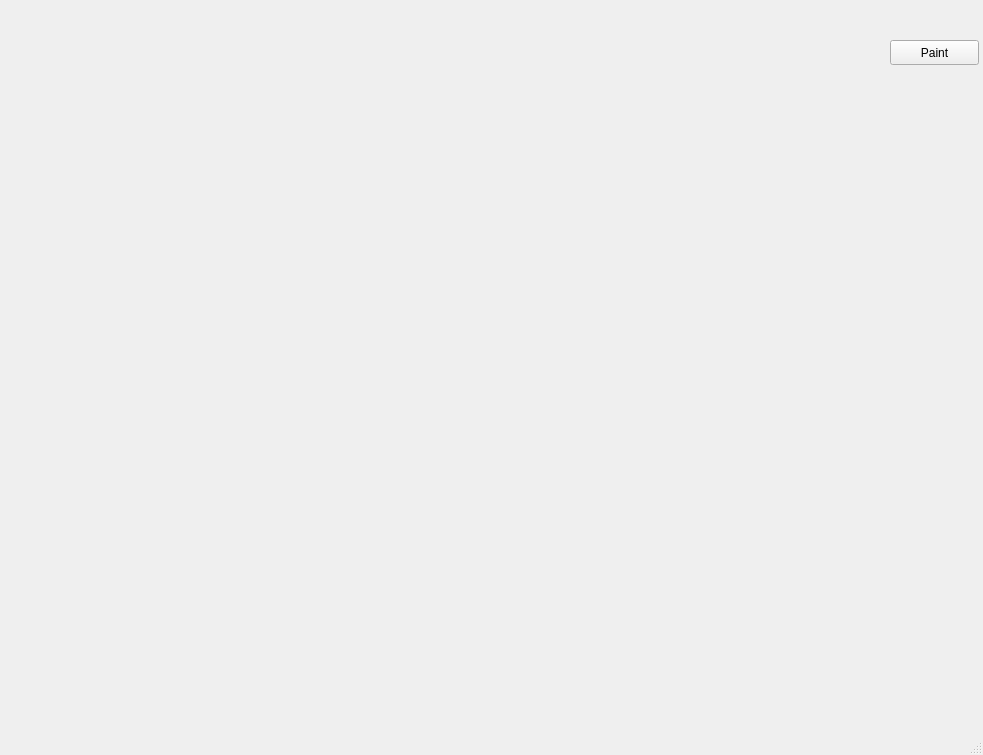
<?xml version="1.0" encoding="UTF-8"?>
<ui version="4.0">
 <class>mainWindow</class>
 <widget class="QMainWindow" name="mainWindow">
  <property name="geometry">
   <rect>
    <x>0</x>
    <y>0</y>
    <width>983</width>
    <height>755</height>
   </rect>
  </property>
  <property name="windowTitle">
   <string>MainWindow</string>
  </property>
  <widget class="QWidget" name="centralwidget">
   <widget class="QPushButton" name="pushButton">
    <property name="geometry">
     <rect>
      <x>890</x>
      <y>40</y>
      <width>89</width>
      <height>25</height>
     </rect>
    </property>
    <property name="text">
     <string>Paint</string>
    </property>
   </widget>
  </widget>
  <widget class="QMenuBar" name="menubar">
   <property name="geometry">
    <rect>
     <x>0</x>
     <y>0</y>
     <width>983</width>
     <height>22</height>
    </rect>
   </property>
  </widget>
  <widget class="QStatusBar" name="statusbar"/>
 </widget>
 <resources/>
 <connections/>
</ui>
